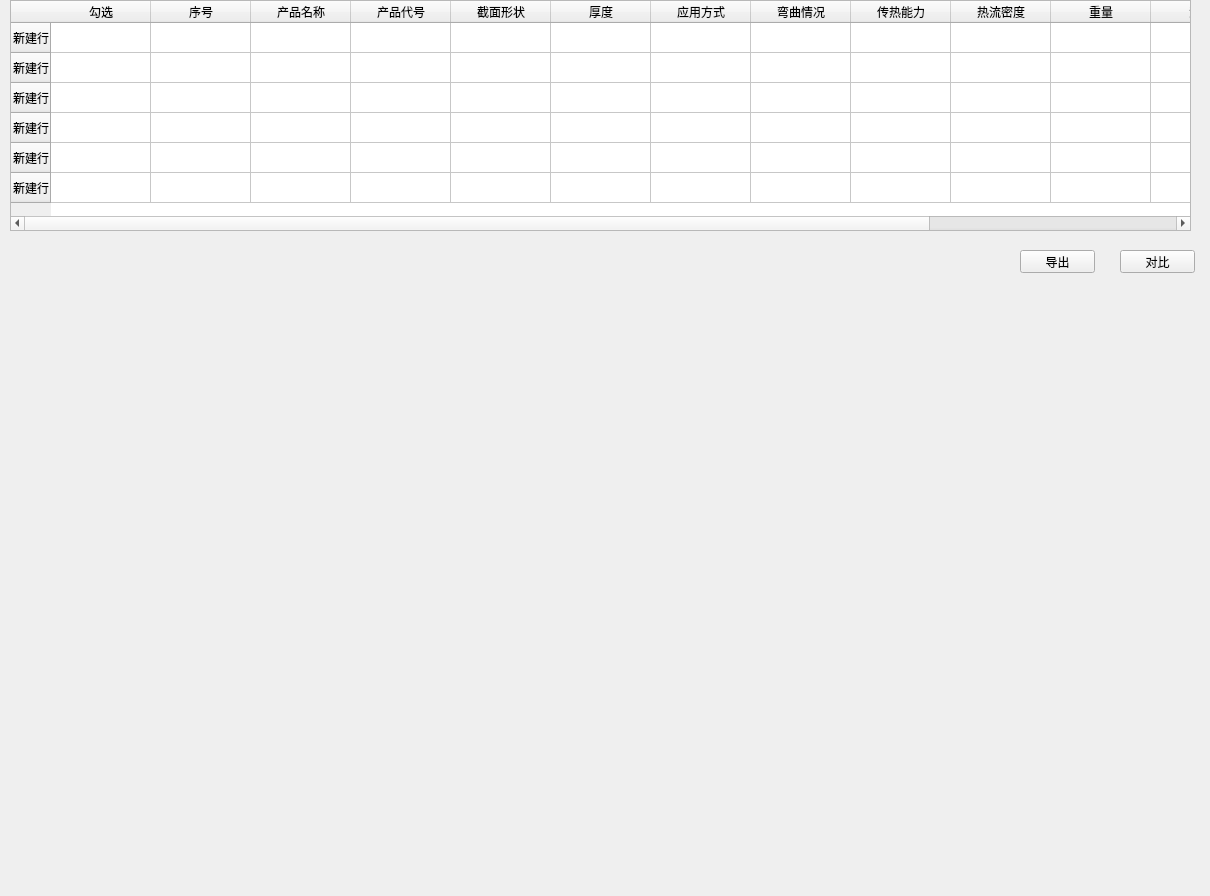
<?xml version="1.0" encoding="UTF-8"?>
<ui version="4.0">
 <class>Form</class>
 <widget class="QWidget" name="Form">
  <property name="geometry">
   <rect>
    <x>0</x>
    <y>0</y>
    <width>1210</width>
    <height>896</height>
   </rect>
  </property>
  <property name="windowTitle">
   <string>Form</string>
  </property>
  <widget class="QPushButton" name="compareButton">
   <property name="geometry">
    <rect>
     <x>1120</x>
     <y>250</y>
     <width>75</width>
     <height>23</height>
    </rect>
   </property>
   <property name="text">
    <string>对比</string>
   </property>
  </widget>
  <widget class="QPushButton" name="ExportButton">
   <property name="geometry">
    <rect>
     <x>1020</x>
     <y>250</y>
     <width>75</width>
     <height>23</height>
    </rect>
   </property>
   <property name="text">
    <string>导出</string>
   </property>
  </widget>
  <widget class="QTableWidget" name="tableWidget">
   <property name="geometry">
    <rect>
     <x>10</x>
     <y>0</y>
     <width>1181</width>
     <height>231</height>
    </rect>
   </property>
   <property name="sizePolicy">
    <sizepolicy hsizetype="Preferred" vsizetype="Preferred">
     <horstretch>0</horstretch>
     <verstretch>0</verstretch>
    </sizepolicy>
   </property>
   <attribute name="horizontalHeaderCascadingSectionResizes">
    <bool>true</bool>
   </attribute>
   <attribute name="horizontalHeaderMinimumSectionSize">
    <number>50</number>
   </attribute>
   <row>
    <property name="text">
     <string>新建行</string>
    </property>
   </row>
   <row>
    <property name="text">
     <string>新建行</string>
    </property>
   </row>
   <row>
    <property name="text">
     <string>新建行</string>
    </property>
   </row>
   <row>
    <property name="text">
     <string>新建行</string>
    </property>
   </row>
   <row>
    <property name="text">
     <string>新建行</string>
    </property>
   </row>
   <row>
    <property name="text">
     <string>新建行</string>
    </property>
   </row>
   <column>
    <property name="text">
     <string>勾选</string>
    </property>
   </column>
   <column>
    <property name="text">
     <string>序号</string>
    </property>
   </column>
   <column>
    <property name="text">
     <string>产品名称</string>
    </property>
   </column>
   <column>
    <property name="text">
     <string>产品代号</string>
    </property>
   </column>
   <column>
    <property name="text">
     <string>截面形状</string>
    </property>
   </column>
   <column>
    <property name="text">
     <string>厚度</string>
    </property>
   </column>
   <column>
    <property name="text">
     <string>应用方式</string>
    </property>
   </column>
   <column>
    <property name="text">
     <string>弯曲情况</string>
    </property>
   </column>
   <column>
    <property name="text">
     <string>传热能力</string>
    </property>
   </column>
   <column>
    <property name="text">
     <string>热流密度</string>
    </property>
   </column>
   <column>
    <property name="text">
     <string>重量</string>
    </property>
   </column>
   <column>
    <property name="text">
     <string>液塞</string>
    </property>
   </column>
   <column>
    <property name="text">
     <string>孔数</string>
    </property>
   </column>
   <column>
    <property name="text">
     <string>操作</string>
    </property>
   </column>
  </widget>
  <widget class="QLabel" name="label">
   <property name="geometry">
    <rect>
     <x>80</x>
     <y>460</y>
     <width>1001</width>
     <height>431</height>
    </rect>
   </property>
   <property name="text">
    <string/>
   </property>
   <property name="pixmap">
    <pixmap resource="../res/picres.qrc">:/SingleRe/SingleRe.png</pixmap>
   </property>
  </widget>
 </widget>
 <resources>
  <include location="../res/picres.qrc"/>
 </resources>
 <connections/>
</ui>
